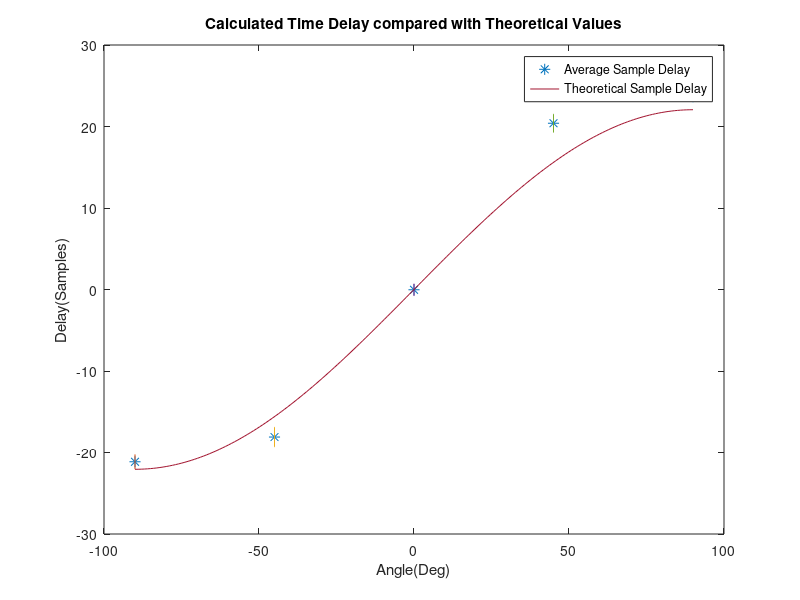

Reproduce this figure in MATLAB. (Note: this script raises an error after producing the figure.)
close all
clear all

A = load('matlab0deg.mat');
zero = A.zero;
B = load('matlab45deg.mat');
forfive=B.Data;
forfive(:,920:end)=[];
C = load('matlab90deg.mat');
ninety=C.Data;
ninety(:,920:end)=[];
D = load('matlab-45deg.mat');
negforfive=D.Data;
negforfive(:,920:end)=[];
E = load('matlab-90deg.mat');
negninety=E.Data;
negninety(:,920:end)=[];
%%
x=linspace(0,919,919);

plot(x,zero,x,forfive,x,ninety,x,negforfive,x,negninety)

%Mean 
mean=[mean(negninety),mean(negforfive),mean(zero),mean(forfive),mean(ninety)]

%StdDev Calculation
zerostd=std(double(zero));
ffivestd=std(double(forfive));
ninetystd=std(double(ninety));
negffivestd=std(double(negforfive));
negninetystd=std(double(negninety));
%%
ebarnegninety=errorbar(mean(1),negninetystd);
ebarnegffive=errorbar(mean(2),negffivestd);
ebarzero=errorbar(mean(3),zerostd);
ebarforfrive=errorbar(mean(4),ffivestd);
ebarninety=errorbar(mean(5),ninetystd);
%%
xtwo=linspace(-90,90,5);
theta=linspace(-90,90,180);
singraph=sin(2*pi*theta/360)*(0.15/340)*50000;
p1=plot(xtwo,mean,'*','MarkerSize',8);
xlabel('Angle(Deg)');
ylabel('Delay(Samples)');
title('Calculated Time Delay compared with Theoretical Values')
hold on;
errorbar(-90,mean(1),negninetystd);
e.Capsize=20;
errorbar(-45,mean(2),negffivestd);
e.Capsize=15;
errorbar(0,mean(3),zerostd);
e.Capsize=15;
errorbar(45,mean(4),ffivestd);
e.Capsize=15;
errorbar(90,mean(5),ninetystd);
e.Capsize=15;
hold on;
p2=plot(theta,singraph);
legend([p1 p2],'Average Sample Delay','Theoretical Sample Delay')
%%
clear RDEL
RDEL = [E.Data D.Data A.zero B.Data C.Data];
%%
clear LABELS
LABELS = [zeros(1,length(E.Data))-90, zeros(1,length(D.Data))-45,zeros(1,length(A.zero)),zeros(1,length(B.Data))+45,zeros(1,length(C.Data))+90];
%%

t=table(RDEL',LABELS')
